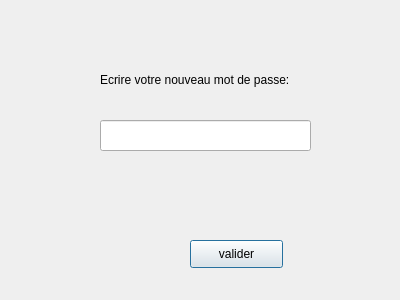
<?xml version="1.0" encoding="UTF-8"?>
<ui version="4.0">
 <class>OubliMotDePasseInputDialog</class>
 <widget class="QDialog" name="OubliMotDePasseInputDialog">
  <property name="geometry">
   <rect>
    <x>0</x>
    <y>0</y>
    <width>400</width>
    <height>300</height>
   </rect>
  </property>
  <property name="windowTitle">
   <string>Dialog</string>
  </property>
  <widget class="QLineEdit" name="lineEdit">
   <property name="geometry">
    <rect>
     <x>100</x>
     <y>120</y>
     <width>211</width>
     <height>31</height>
    </rect>
   </property>
  </widget>
  <widget class="QLabel" name="label">
   <property name="geometry">
    <rect>
     <x>100</x>
     <y>70</y>
     <width>231</width>
     <height>20</height>
    </rect>
   </property>
   <property name="text">
    <string>Ecrire votre nouveau mot de passe:</string>
   </property>
  </widget>
  <widget class="QPushButton" name="pushButton">
   <property name="geometry">
    <rect>
     <x>190</x>
     <y>240</y>
     <width>93</width>
     <height>28</height>
    </rect>
   </property>
   <property name="text">
    <string>valider</string>
   </property>
  </widget>
 </widget>
 <resources/>
 <connections/>
</ui>
